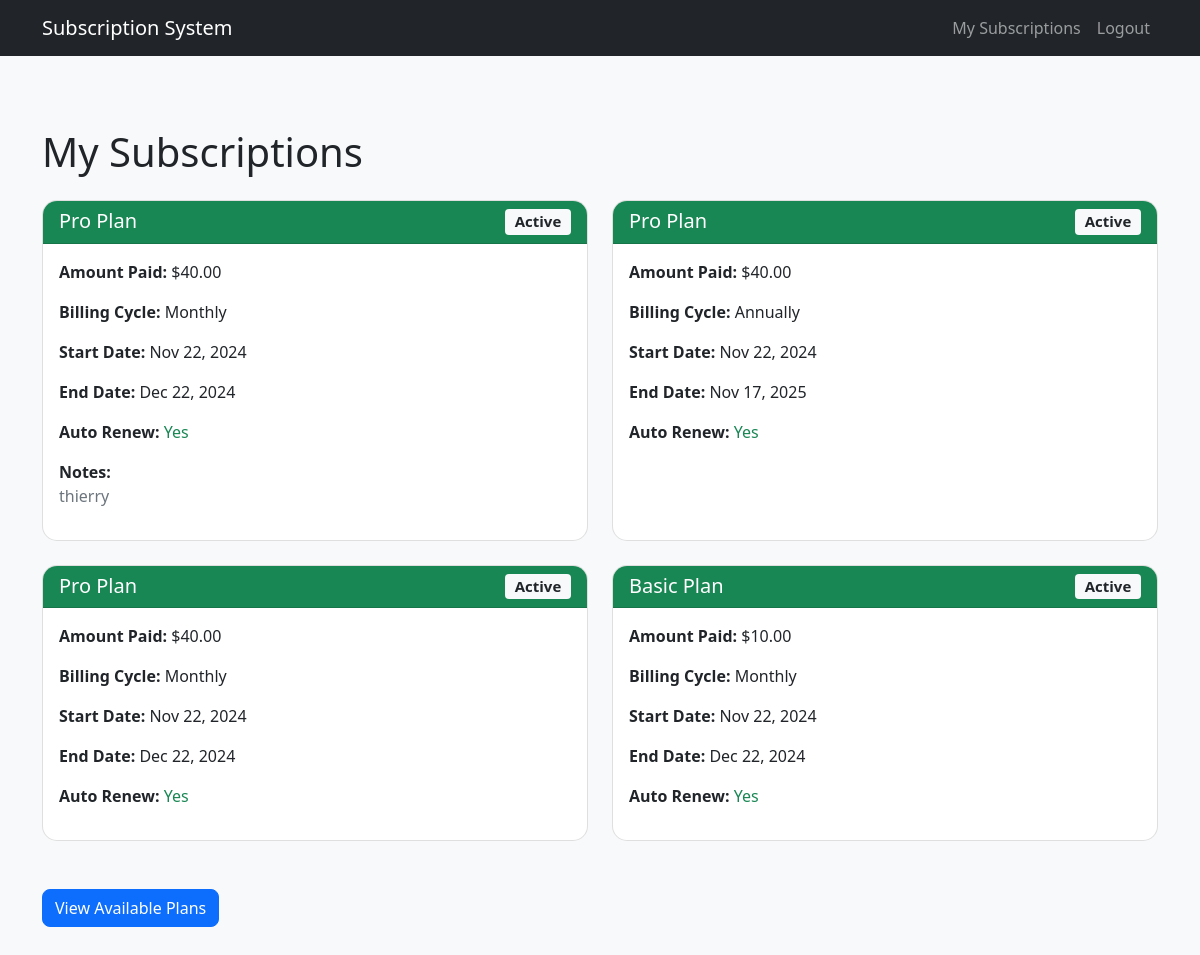
The app's page /subscriptions/my-subscriptions/ (signed in) with its own data.
### subscriptions/models.py (models this page shows, shortened)
class Subscription(models.Model):
    STATUS_CHOICES = [
        ("active", "Active"),
        ("cancelled", "Cancelled"),
        ("expired", "Expired"),
        ("pending", "Pending"),
    ]
    user = models.ForeignKey(User, on_delete=models.CASCADE)
    plan = models.ForeignKey(SubscriptionPlan, on_delete=models.PROTECT)
    status = models.CharField(max_length=20, choices=STATUS_CHOICES, default="pending")
    billing_cycle = models.CharField(
        max_length=20, choices=SubscriptionPlan.BILLING_CYCLES, default="monthly"
    )
    amount_paid = models.DecimalField(max_digits=10, decimal_places=2, default=0.00)
    start_date = models.DateTimeField()
    end_date = models.DateTimeField()
    auto_renew = models.BooleanField(default=True)
    notes = models.TextField(blank=True, null=True)
    created_at = models.DateTimeField(auto_now_add=True)
    updated_at = models.DateTimeField(auto_now=True)
    class Meta:
        ordering = ["-created_at"]

class SubscriptionPlan(models.Model):
    BILLING_CYCLES = [
        ("monthly", "Monthly"),
        ("quarterly", "Quarterly"),
        ("annually", "Annually"),
    ]
    name = models.CharField(max_length=100)
    description = models.TextField()
    price = models.DecimalField(max_digits=10, decimal_places=2)
    features = models.JSONField(default=list)
    billing_cycle = models.CharField(
        max_length=20, choices=BILLING_CYCLES, default="monthly"
    )
    is_active = models.BooleanField(default=True)
    created_at = models.DateTimeField(auto_now_add=True)
    updated_at = models.DateTimeField(auto_now=True)

### subscriptions/views.py (the view)
# urls.py: path("my-subscriptions/", views.subscription_detail, name="subscription_detail"),
@login_required
def subscription_detail(request):
    subscriptions = Subscription.objects.filter(user=request.user).order_by(
        "-created_at"
    )
    return render(
        request,
        "subscriptions/subscription_detail.html",
        {"subscriptions": subscriptions},
    )

### templates/subscriptions/subscription_detail.html (shortened to what this page needs)
{% extends "base.html" %}
{% block content %}
<div class="container py-5">
    <h1 class="mb-4">My Subscriptions</h1>
    {% if subscriptions %}
        <div class="row">
            {% for subscription in subscriptions %}
                <div class="col-md-6 mb-4">
                    <div class="card h-100">
                        <div class="card-header {% if subscription.status == 'active' %}bg-success text-white{% endif %}">
                            <h5 class="card-title mb-0">
                                {{ subscription.plan.name }}
                                <span class="badge {% if subscription.status == 'active' %}bg-light text-dark{% else %}bg-secondary{% endif %} float-end">
                                    {{ subscription.get_status_display }}
                                </span>
                            </h5>
                        </div>
                        <div class="card-body">
                            <div class="mb-3">
                                <strong>Amount Paid:</strong> ${{ subscription.amount_paid }}
                            </div>
                            <div class="mb-3">
                                <strong>Billing Cycle:</strong> {{ subscription.get_billing_cycle_display }}
                            </div>
                            <div class="mb-3">
                                <strong>Start Date:</strong> {{ subscription.start_date|date:"M d, Y" }}
                            </div>
                            <div class="mb-3">
                                <strong>End Date:</strong> {{ subscription.end_date|date:"M d, Y" }}
                            </div>
                            <div class="mb-3">
                                <strong>Auto Renew:</strong>
                                {% if subscription.auto_renew %}
                                    <span class="text-success">Yes</span>
                                {% else %}
                                    <span class="text-danger">No</span>
                                {% endif %}
                            </div>
                            {% if subscription.notes %}
                                <div class="mb-3">
                                    <strong>Notes:</strong>
                                    <p class="text-muted mb-0">{{ subscription.notes }}</p>
                                </div>
                            {% endif %}
                        </div>
                    </div>
                </div>
            {% endfor %}
        </div>
    {% else %}
        <div class="alert alert-info">
            You don't have any subscriptions yet.
            <a href="{% url 'plan_list' %}" class="alert-link">View available plans</a>
        </div>
    {% endif %}
    <div class="mt-4">
        <a href="{% url 'plan_list' %}" class="btn btn-primary">View Available Plans</a>
    </div>
</div>
{% endblock %}

### templates/base.html (shortened to what this page needs)
{% load static %}
<!DOCTYPE html>
<html lang="en">
<head>
    <link href="https://cdn.jsdelivr.net/npm/bootstrap@5.1.3/dist/css/bootstrap.min.css" rel="stylesheet">
    <link href="https://cdnjs.cloudflare.com/ajax/libs/font-awesome/5.15.4/css/all.min.css" rel="stylesheet">
</head>
<body>
    <nav class="navbar navbar-expand-lg navbar-dark bg-dark mb-4">
        <div class="container">
            <a class="navbar-brand" href="{% url 'plan_list' %}">Subscription System</a>
            <div class="collapse navbar-collapse" id="navbarNav">
                <ul class="navbar-nav ms-auto">
                    {% if user.is_authenticated %}
                        <li class="nav-item">
                            <a class="nav-link" href="{% url 'subscription_detail' %}">My Subscriptions</a>
                        </li>
                        <li class="nav-item">
                            <a class="nav-link" href="{% url 'logout' %}">Logout</a>
                        </li>
                    {% else %}
                        <li class="nav-item">
                            <a class="nav-link" href="{% url 'login' %}">Login</a>
                        </li>
                    {% endif %}
                </ul>
            </div>
        </div>
    </nav>
    {% block content %}{% endblock %}
</body>
</html>

### templates/base.html (style rules this page uses)
body { background-color: #f8f9fa; }
.card { border-radius: 15px; overflow: hidden; }
.btn { border-radius: 8px; }

### records on screen
Subscription: plan.name "Pro Plan", status "Active", amount_paid "40.00", billing_cycle "Monthly", start_date "Nov 22, 2024", end_date "Dec 22, 2024", auto_renew "Yes", notes "thierry"
Subscription: plan.name "Pro Plan", status "Active", amount_paid "40.00", billing_cycle "Annually", start_date "Nov 22, 2024", end_date "Nov 17, 2025", auto_renew "Yes"
Subscription: plan.name "Pro Plan", status "Active", amount_paid "40.00", billing_cycle "Monthly", start_date "Nov 22, 2024", end_date "Dec 22, 2024", auto_renew "Yes"
Subscription: plan.name "Basic Plan", status "Active", amount_paid "10.00", billing_cycle "Monthly", start_date "Nov 22, 2024", end_date "Dec 22, 2024", auto_renew "Yes"
